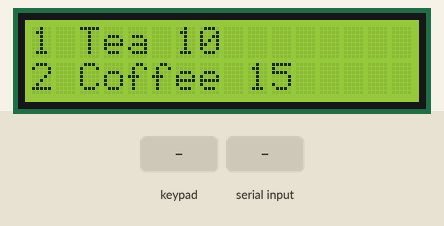
A sketch run on a simulated Arduino Uno, built with avr-gcc and run on an emulated ATmega328P. Parts: 16×2 character LCD. Inputs (shaded band) come from the test bench. What the sketch prints to the serial monitor is not drawn.

Above: at 2.1 s.
At 7.3 s:
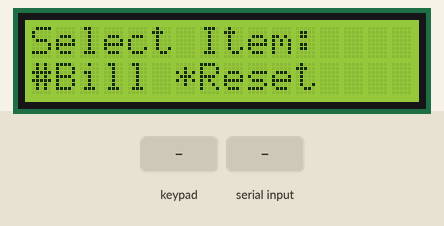
7.4 s: key '1' pressed
At 8.2 s:
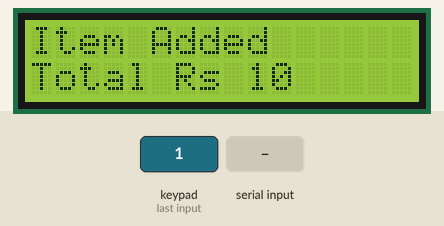
10.4 s: keypad keys 9 8 7 6 # pressed 0.4 s apart
At 14.0 s:
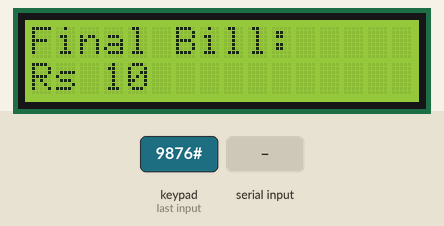
15.1 s: "A" received over Serial
At 17.8 s:
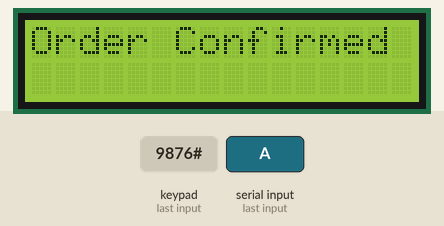
Timing chart, 0 to 19.3 s (numbered marks = the images above; inputs shaded):
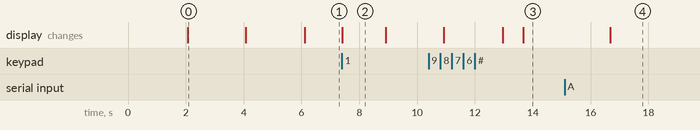

The sketch:

campocafe1.ino
```cpp
#include <LiquidCrystal.h>
#include <Keypad.h>

LiquidCrystal lcd(12,11,5,4,3,2);

const byte ROWS = 4;
const byte COLS = 4;

char keys[ROWS][COLS] = {
{'1','2','3','A'},
{'4','5','6','B'},
{'7','8','9','C'},
{'*','0','#','D'}
};

byte rowPins[ROWS] = {9,8,7,6};
byte colPins[COLS] = {A0,A1,A2,A3};

Keypad keypad = Keypad(makeKeymap(keys), rowPins, colPins, ROWS, COLS);

int total = 0;
bool waitingConfirmation = false;

void showMenu()
{
lcd.clear();
lcd.print("1 Tea 10");
lcd.setCursor(0,1);
lcd.print("2 Coffee 15");
delay(2000);

lcd.clear();
lcd.print("3 Sandwich30");
lcd.setCursor(0,1);
lcd.print("4 Juice 25");
delay(2000);

lcd.clear();
lcd.print("Select Item:");
lcd.setCursor(0,1);
lcd.print("#Bill *Reset");

Serial.println("----- MENU -----");
Serial.println("1 Tea 10");
Serial.println("2 Coffee 15");
Serial.println("3 Sandwich 30");
Serial.println("4 Juice 25");
Serial.println("# Generate Bill");
Serial.println("* Reset Order");
}

void processChoice(char choice)
{

if(waitingConfirmation)
{
if(choice=='A')
{
lcd.clear();
lcd.print("Order Confirmed");
Serial.println("Order Confirmed");

delay(3000);

total = 0;
waitingConfirmation = false;
showMenu();
}

else if(choice=='B')
{
lcd.clear();
lcd.print("Order Cancelled");
Serial.println("Order Cancelled");

delay(3000);

total = 0;
waitingConfirmation = false;
showMenu();
}

return;
}

switch(choice)
{

case '1':
total += 10;
Serial.println("Tea Added");
break;

case '2':
total += 15;
Serial.println("Coffee Added");
break;

case '3':
total += 30;
Serial.println("Sandwich Added");
break;

case '4':
total += 25;
Serial.println("Juice Added");
break;

case '#':
showBill();
return;

case '*':
total = 0;
lcd.clear();
lcd.print("Order Reset");
Serial.println("Order Reset");
delay(1500);
showMenu();
return;

default:
Serial.println("Invalid Choice");
return;
}

lcd.clear();
lcd.print("Item Added");
lcd.setCursor(0,1);
lcd.print("Total Rs ");
lcd.print(total);

Serial.print("Current Total = Rs ");
Serial.println(total);

delay(1500);
showMenu();
}

void showBill()
{
lcd.clear();
lcd.print("Final Bill:");
lcd.setCursor(0,1);
lcd.print("Rs ");
lcd.print(total);

Serial.println("----- FINAL BILL -----");
Serial.print("Total = Rs ");
Serial.println(total);

delay(3000);

lcd.clear();
lcd.print("Confirm?");
lcd.setCursor(0,1);
lcd.print("A Yes B No");

Serial.println("Confirm Order?");
Serial.println("Press A for YES");
Serial.println("Press B for NO");

waitingConfirmation = true;
}

void setup()
{
Serial.begin(9600);
lcd.begin(16,2);

lcd.print("CANTEEN SYSTEM");
Serial.println("CANTEEN SYSTEM");

delay(2000);

showMenu();
}

void loop()
{
char key = keypad.getKey();

if(key)
{
processChoice(key);
}

if(Serial.available())
{
char input = Serial.read();
processChoice(input);
}
}
```

Measured:
- after the input at 7.4 s, the display: changes at once (image 2)
- after the input at 10.4 s, the display: first differs from a run without the input after 3.3 s (image 3)
- after the input at 15.1 s, the display: changes after 1.6 s (image 4)
- what the display in image 0 shows lasts 2.0 s, from 2.1 s to 4.1 s
- what the display in image 2 shows lasts 1.5 s, from 7.4 s to 8.9 s
